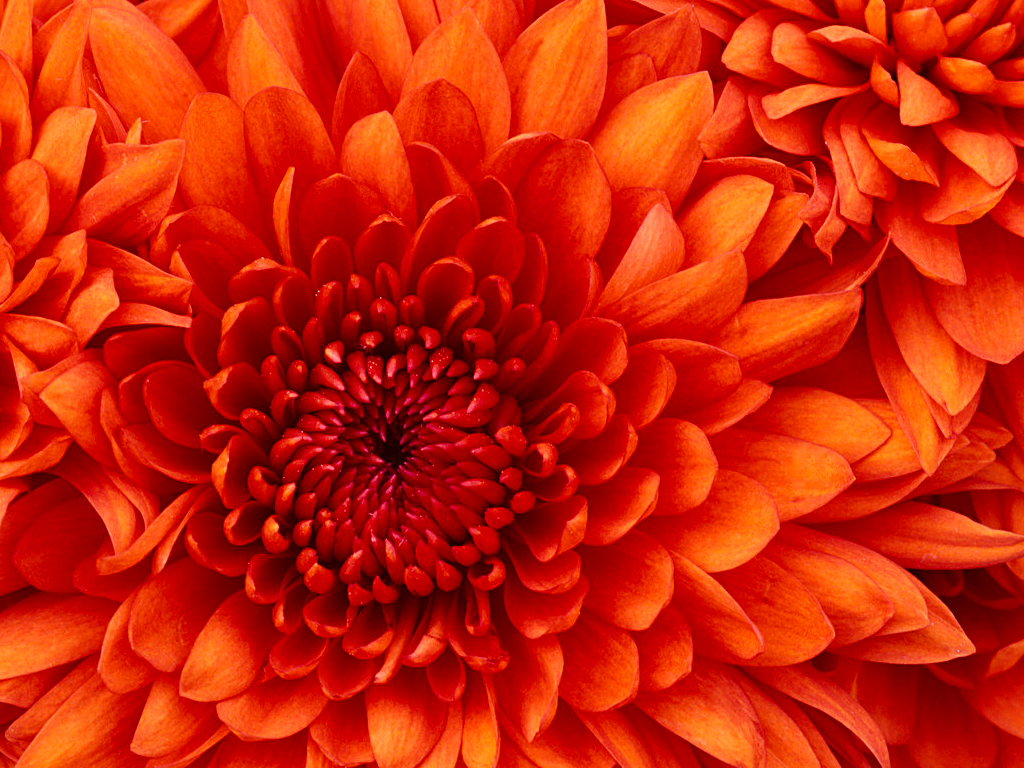
#> input picture 实验一/000.jpg, 1024 x 768 px, found by its file name
$ python '直方图.py'
#> lines starting #> are read from the running program, lines starting #| are printed output that depends on the picture
#!/usr/bin/env python3
# -*- coding: utf-8 -*-
"""
Created on Tue Nov 24 22:00:37 2020
画直方图
@author: hou
"""
import matplotlib.image as mpimg # mpimg 用于读取图片
from PIL import Image
import numpy as np
import matplotlib.pyplot as plt

img=np.array(mpimg.imread('~/000.jpg'))
#> img is the input picture: shape (768, 1024, 3); mean R, G, B 203.1, 35.5, 9.2

plt.figure("lena")
arr=img.flatten()
n, bins, patches = plt.hist(arr, bins=256,facecolor='green', alpha=0.75)
#> n = 256 values, max 606751 at index 0, min 858 at index 157, mean 9216; bins = 257 values from 0 to 255; patches = 256 items
plt.show()
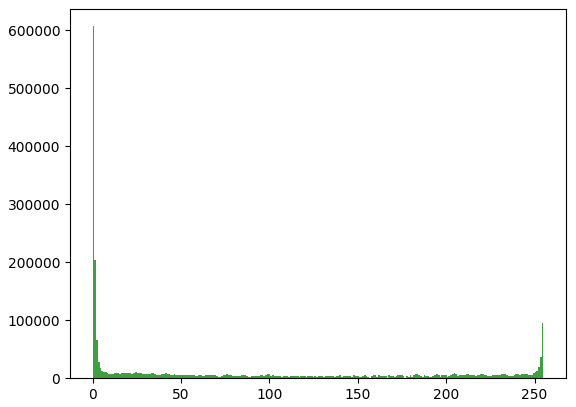
#> figure drawn by matplotlib, 1 panel; tallest bar 606751 high, from x = 0 to 0.996
